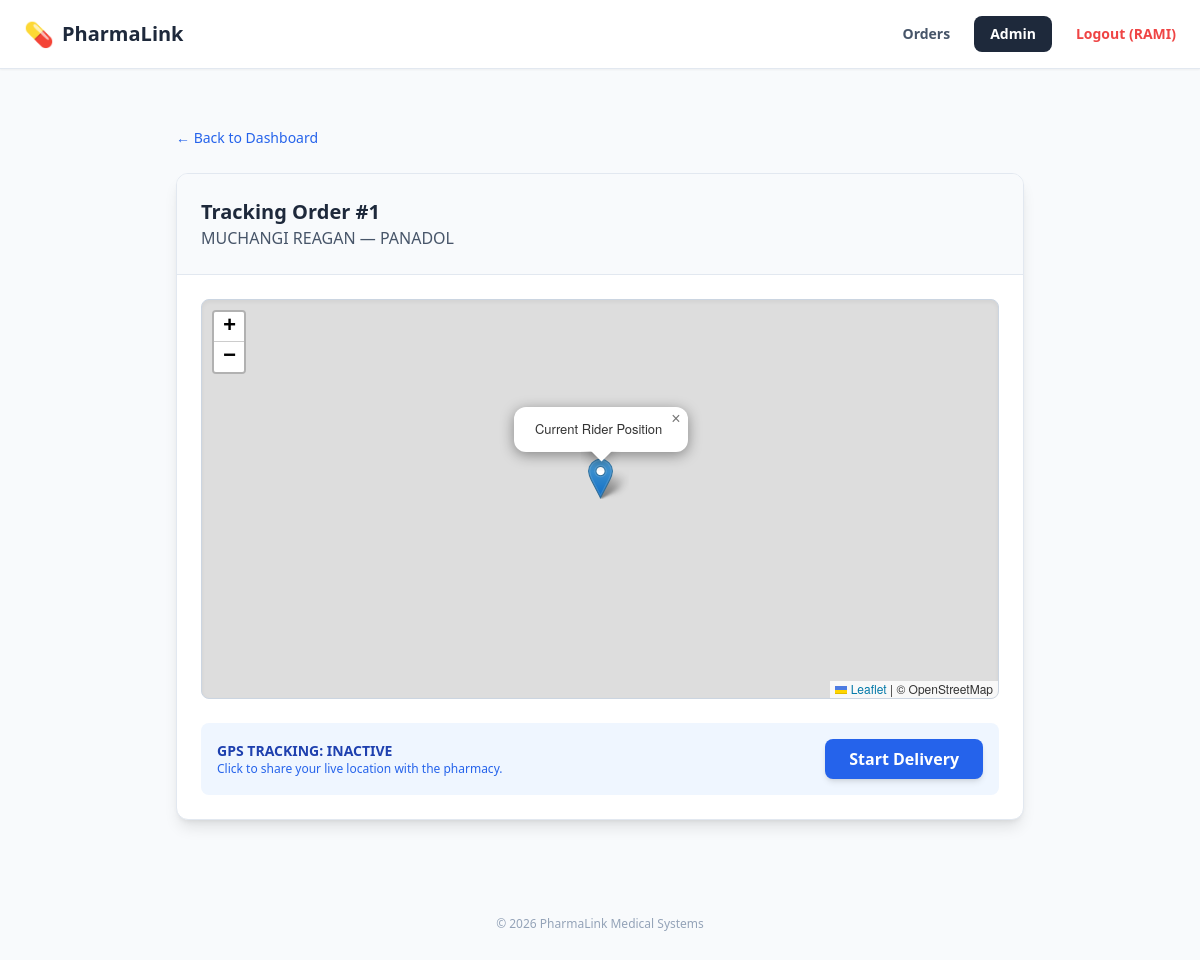
The page /track/1/ (signed in) on the database its author committed.
### MED/models.py (models this page shows, shortened)
class Order(models.Model):
    STATUS_CHOICES = [
        ('Pending', 'Pending'), ('Approved', 'Approved'),
        ('In Transit', 'In Transit'), ('Delivered', 'Delivered'), ('Completed', 'Completed')
    ]
    patient_name = models.CharField(max_length=200)
    patient_phone = models.CharField(max_length=15, blank=True)
    medicines = models.TextField()
    branch = models.ForeignKey(Branch, on_delete=models.CASCADE, related_name='orders')
    status = models.CharField(max_length=20, choices=STATUS_CHOICES, default='Pending')
    delivery_code = models.CharField(max_length=4, editable=False)
    prescription_photo = models.ImageField(upload_to='prescriptions/', null=True, blank=True)
    latitude = models.FloatField(default=0.0, null=True, blank=True)
    longitude = models.FloatField(default=0.0, null=True, blank=True)
    created_at = models.DateTimeField(auto_now_add=True)
    total_price = models.DecimalField(max_digits=10, decimal_places=2, default=0.00)
    processed_by = models.ForeignKey(Worker, on_delete=models.SET_NULL, null=True, blank=True)

### MED/views.py (the view)
# urls.py: path('track/<int:order_id>/', views.track_order, name='track_order'),
@login_required
def track_order(request, order_id):
    order = get_object_or_404(Order, id=order_id)
    return render(request, 'track_order.html', {'order': order})

### MED/templates/track_order.html (shortened to what this page needs)
{% extends 'base.html' %}
{% block content %}
<div class="max-w-4xl mx-auto p-6">
    <div class="mb-6">
        <a href="{% url 'order_list' %}" class="text-blue-600 hover:underline text-sm font-medium">
            ← Back to Dashboard
        </a>
    </div>
    <div class="bg-white shadow-lg rounded-xl border border-slate-200 overflow-hidden">
        <div class="p-6 border-b border-slate-200 bg-slate-50">
            <h2 class="text-xl font-bold text-slate-800">Tracking Order #{{ order.id }}</h2>
            <p class="text-slate-600">{{ order.patient_name }} — {{ order.medicines }}</p>
        </div>
        <div class="p-6">
            <link rel="stylesheet" href="https://unpkg.com/leaflet@1.9.4/dist/leaflet.css" />
            <div id="map" class="rounded-lg border border-slate-300 shadow-inner" style="height: 400px; width: 100%;"></div>
            <div id="status-container" class="mt-6 p-4 bg-blue-50 rounded-lg flex items-center justify-between transition-colors">
                <div>
                    <p id="status-text" class="font-bold text-blue-800 text-sm uppercase">GPS Tracking: Inactive</p>
                    <p class="text-xs text-blue-600">Click to share your live location with the pharmacy.</p>
                </div>
                <button onclick="startTracking()" class="bg-blue-600 hover:bg-blue-700 text-white px-6 py-2 rounded-lg font-bold shadow-md transition">
                    Start Delivery
                </button>
            </div>
        </div>
    </div>
</div>
{% endblock %}

### MED/templates/base.html (shortened to what this page needs)
<!DOCTYPE html>
<html lang="en">
<head>
    <script src="https://cdn.tailwindcss.com"></script>
</head>
<body class="bg-slate-50 min-h-screen">
    <nav class="bg-white border-b border-slate-200 px-6 py-4 flex justify-between items-center shadow-sm">
        <div class="flex items-center gap-2">
            <span class="text-2xl">💊</span>
            <span class="font-bold text-xl text-slate-800">PharmaLink</span>
        </div>
        <div class="flex items-center space-x-6 text-sm font-semibold">
            {% if user.is_authenticated %}
                {% if user.is_superuser or user.personnel.role == 'Pharmacist' %}
                    <a href="{% url 'order_list' %}" class="text-slate-600 hover:text-blue-600 transition">Orders</a>
                {% endif %}
                {% if user.is_superuser %}
                    <a href="/admin" class="bg-slate-800 text-white px-4 py-2 rounded-lg hover:bg-slate-700 transition">Admin</a>
                {% endif %}
                <form action="{% url 'logout' %}" method="post" class="inline">
                    <button type="submit" class="text-red-500 hover:text-red-700 font-bold cursor-pointer">
                        Logout ({{ user.username }})
                    </button>
                </form>
            {% else %}
                <a href="{% url 'login' %}" class="text-blue-600 hover:text-blue-800 font-bold">Staff Login</a>
            {% endif %}
        </div>
    </nav>
    <main class="container mx-auto px-4 py-8">
        {% block content %}
        {% endblock %}
    </main>
    <footer class="text-center py-10 text-slate-400 text-xs">
        &copy; 2026 PharmaLink Medical Systems
    </footer>
</body>
</html>

### rows shown on the page
Order: id "1", patient_name "MUCHANGI REAGAN", medicines "PANADOL"

### other values the page prints
{{ user.username }} "RAMI"
